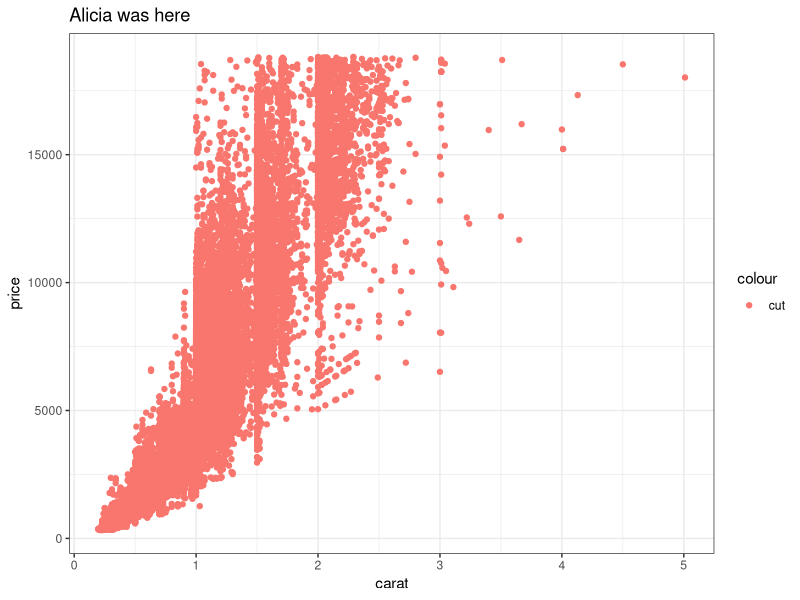
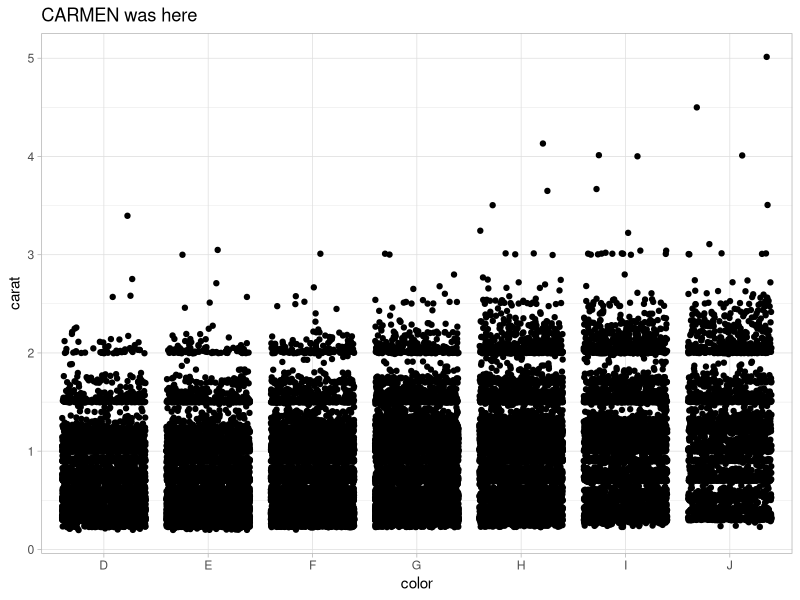
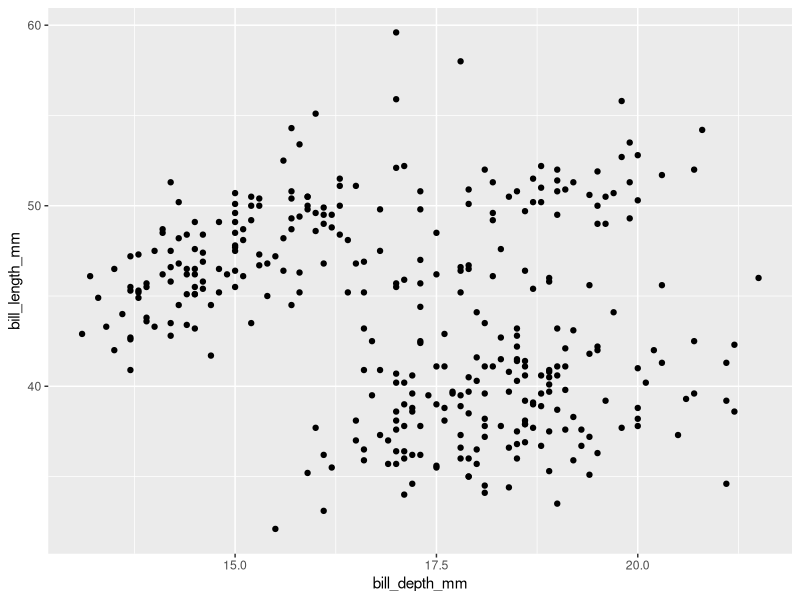

Here is the R script that generated these plots, in order:
## ---- chunk 1
knitr::opts_chunk$set(echo = TRUE)
library(tidyverse)
## ---- chunk 2
# Partner 1: 
# Run the code below to see the original graph
# Change the code below to make the point color change based on 'cut', and update the theme to theme_bw(). Update the title to include your first name. 

ggplot(data = diamonds, aes(x = carat, y = price)) +
  geom_point(aes(color = "cut")) +
  theme_bw() +
  labs(title = "Alicia was here")
## ---- chunk 3
# Partner 2: 
# Run the code below to see the original graph
# Change the code below to make the geom a geom_jitter, and update the theme to theme_light. Update the title to include your first name. 

ggplot(data = diamonds, aes(x = color, y = carat)) +
  geom_jitter() +
  theme_light() +
  labs(title = "CARMEN was here")
## ---- chunk 4

## BREAKING THINGS IS FUN SOMETIMES

## wooohooooo, hi Carmen! 

## :) 

# it is ! :D
## ---- chunk 5

## bla bla bla I don't feel like writing real code 


# Hi Alicia!
# because nothing is complete without those Palmer penguins
library(palmerpenguins)

## so true!!! love me some penguins 


ggplot( data = penguins, aes(x=bill_depth_mm, y=bill_length_mm))+
  geom_point()
